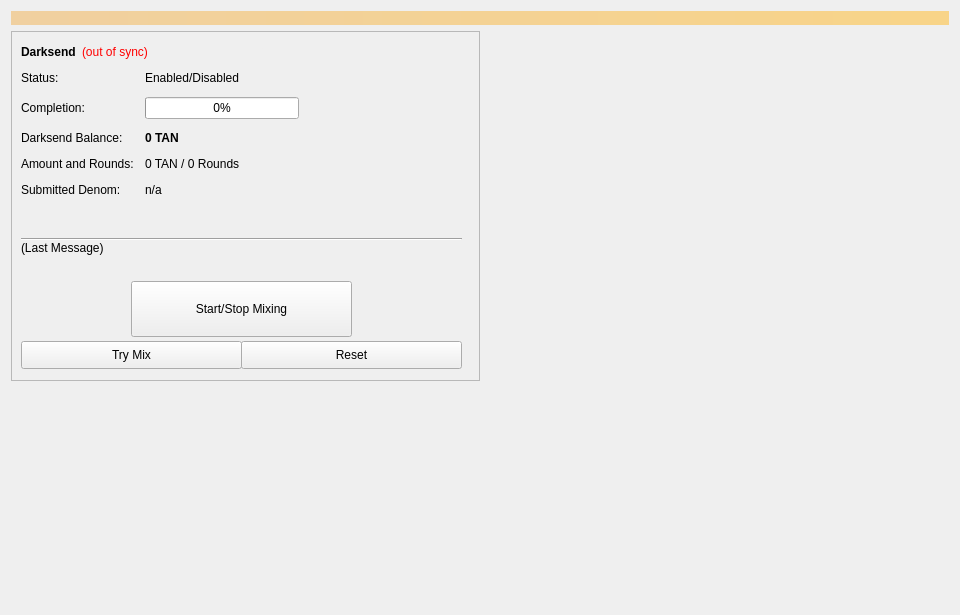
<?xml version="1.0" encoding="UTF-8"?>
<ui version="4.0">
 <class>Coinmix</class>
 <widget class="QWidget" name="Coinmix">
  <property name="geometry">
   <rect>
    <x>0</x>
    <y>0</y>
    <width>960</width>
    <height>615</height>
   </rect>
  </property>
  <property name="minimumSize">
   <size>
    <width>960</width>
    <height>0</height>
   </size>
  </property>
  <property name="windowTitle">
   <string>Form</string>
  </property>
  <layout class="QVBoxLayout" name="topLayout">
   <item>
    <widget class="QLabel" name="labelAlerts">
     <property name="visible">
      <bool>false</bool>
     </property>
     <property name="styleSheet">
      <string notr="true">background-color: qlineargradient(x1: 0, y1: 0, x2: 1, y2: 0, stop:0 #F0D0A0, stop:1 #F8D488); color:#000000;</string>
     </property>
     <property name="wordWrap">
      <bool>true</bool>
     </property>
     <property name="margin">
      <number>3</number>
     </property>
    </widget>
   </item>
   <item>
    <layout class="QHBoxLayout" name="horizontalLayout" stretch="1,1">
     <item>
      <layout class="QVBoxLayout" name="verticalLayout_2">
       <item>
        <widget class="QFrame" name="frameDarksend">
         <property name="minimumSize">
          <size>
           <width>0</width>
           <height>350</height>
          </size>
         </property>
         <property name="layoutDirection">
          <enum>Qt::LeftToRight</enum>
         </property>
         <property name="frameShape">
          <enum>QFrame::StyledPanel</enum>
         </property>
         <property name="frameShadow">
          <enum>QFrame::Raised</enum>
         </property>
         <widget class="QWidget" name="formLayoutWidget">
          <property name="geometry">
           <rect>
            <x>10</x>
            <y>40</y>
            <width>451</width>
            <height>161</height>
           </rect>
          </property>
          <layout class="QFormLayout" name="formLayout">
           <property name="fieldGrowthPolicy">
            <enum>QFormLayout::AllNonFixedFieldsGrow</enum>
           </property>
           <property name="horizontalSpacing">
            <number>11</number>
           </property>
           <property name="verticalSpacing">
            <number>12</number>
           </property>
           <item row="0" column="0">
            <widget class="QLabel" name="label_6">
             <property name="text">
              <string>Status:</string>
             </property>
            </widget>
           </item>
           <item row="1" column="0">
            <widget class="QLabel" name="label_7">
             <property name="text">
              <string>Completion:</string>
             </property>
            </widget>
           </item>
           <item row="1" column="1">
            <widget class="QProgressBar" name="DarksendProgress">
             <property name="maximumSize">
              <size>
               <width>154</width>
               <height>16777215</height>
              </size>
             </property>
             <property name="value">
              <number>0</number>
             </property>
            </widget>
           </item>
           <item row="2" column="0">
            <widget class="QLabel" name="labelAnonymizedText">
             <property name="text">
              <string>Darksend Balance:</string>
             </property>
            </widget>
           </item>
           <item row="2" column="1">
            <widget class="QLabel" name="labelAnonymized">
             <property name="font">
              <font>
               <weight>75</weight>
               <bold>true</bold>
              </font>
             </property>
             <property name="text">
              <string notr="true">0 TAN</string>
             </property>
            </widget>
           </item>
           <item row="3" column="0">
            <widget class="QLabel" name="label_8">
             <property name="text">
              <string>Amount and Rounds:</string>
             </property>
            </widget>
           </item>
           <item row="3" column="1">
            <widget class="QLabel" name="labelAmountRounds">
             <property name="text">
              <string>0 TAN / 0 Rounds</string>
             </property>
            </widget>
           </item>
           <item row="4" column="0">
            <widget class="QLabel" name="label_9">
             <property name="text">
              <string>Submitted Denom:</string>
             </property>
            </widget>
           </item>
           <item row="4" column="1">
            <widget class="QLabel" name="labelSubmittedDenom">
             <property name="toolTip">
              <string>The denominations you submitted to the Masternode.&lt;br&gt;To mix, other users must submit the exact same denominations.</string>
             </property>
             <property name="text">
              <string>n/a</string>
             </property>
            </widget>
           </item>
           <item row="0" column="1">
            <widget class="QLabel" name="DarksendEnabled">
             <property name="text">
              <string>Enabled/Disabled</string>
             </property>
            </widget>
           </item>
          </layout>
         </widget>
         <widget class="QPushButton" name="runAutoDenom">
          <property name="geometry">
           <rect>
            <x>251</x>
            <y>17</y>
            <width>1</width>
            <height>1</height>
           </rect>
          </property>
          <property name="palette">
           <palette>
            <active>
             <colorrole role="WindowText">
              <brush brushstyle="SolidPattern">
               <color alpha="255">
                <red>0</red>
                <green>0</green>
                <blue>0</blue>
               </color>
              </brush>
             </colorrole>
             <colorrole role="Button">
              <brush brushstyle="SolidPattern">
               <color alpha="255">
                <red>239</red>
                <green>238</green>
                <blue>238</blue>
               </color>
              </brush>
             </colorrole>
             <colorrole role="Light">
              <brush brushstyle="SolidPattern">
               <color alpha="255">
                <red>255</red>
                <green>255</green>
                <blue>255</blue>
               </color>
              </brush>
             </colorrole>
             <colorrole role="Midlight">
              <brush brushstyle="SolidPattern">
               <color alpha="255">
                <red>247</red>
                <green>246</green>
                <blue>246</blue>
               </color>
              </brush>
             </colorrole>
             <colorrole role="Dark">
              <brush brushstyle="SolidPattern">
               <color alpha="255">
                <red>119</red>
                <green>119</green>
                <blue>119</blue>
               </color>
              </brush>
             </colorrole>
             <colorrole role="Mid">
              <brush brushstyle="SolidPattern">
               <color alpha="255">
                <red>159</red>
                <green>159</green>
                <blue>159</blue>
               </color>
              </brush>
             </colorrole>
             <colorrole role="Text">
              <brush brushstyle="SolidPattern">
               <color alpha="255">
                <red>0</red>
                <green>0</green>
                <blue>0</blue>
               </color>
              </brush>
             </colorrole>
             <colorrole role="BrightText">
              <brush brushstyle="SolidPattern">
               <color alpha="255">
                <red>255</red>
                <green>255</green>
                <blue>255</blue>
               </color>
              </brush>
             </colorrole>
             <colorrole role="ButtonText">
              <brush brushstyle="SolidPattern">
               <color alpha="255">
                <red>0</red>
                <green>0</green>
                <blue>0</blue>
               </color>
              </brush>
             </colorrole>
             <colorrole role="Base">
              <brush brushstyle="SolidPattern">
               <color alpha="255">
                <red>255</red>
                <green>255</green>
                <blue>255</blue>
               </color>
              </brush>
             </colorrole>
             <colorrole role="Window">
              <brush brushstyle="SolidPattern">
               <color alpha="255">
                <red>239</red>
                <green>238</green>
                <blue>238</blue>
               </color>
              </brush>
             </colorrole>
             <colorrole role="Shadow">
              <brush brushstyle="SolidPattern">
               <color alpha="255">
                <red>0</red>
                <green>0</green>
                <blue>0</blue>
               </color>
              </brush>
             </colorrole>
             <colorrole role="AlternateBase">
              <brush brushstyle="SolidPattern">
               <color alpha="255">
                <red>247</red>
                <green>246</green>
                <blue>246</blue>
               </color>
              </brush>
             </colorrole>
             <colorrole role="ToolTipBase">
              <brush brushstyle="SolidPattern">
               <color alpha="255">
                <red>255</red>
                <green>255</green>
                <blue>220</blue>
               </color>
              </brush>
             </colorrole>
             <colorrole role="ToolTipText">
              <brush brushstyle="SolidPattern">
               <color alpha="255">
                <red>0</red>
                <green>0</green>
                <blue>0</blue>
               </color>
              </brush>
             </colorrole>
            </active>
            <inactive>
             <colorrole role="WindowText">
              <brush brushstyle="SolidPattern">
               <color alpha="255">
                <red>0</red>
                <green>0</green>
                <blue>0</blue>
               </color>
              </brush>
             </colorrole>
             <colorrole role="Button">
              <brush brushstyle="SolidPattern">
               <color alpha="255">
                <red>239</red>
                <green>238</green>
                <blue>238</blue>
               </color>
              </brush>
             </colorrole>
             <colorrole role="Light">
              <brush brushstyle="SolidPattern">
               <color alpha="255">
                <red>255</red>
                <green>255</green>
                <blue>255</blue>
               </color>
              </brush>
             </colorrole>
             <colorrole role="Midlight">
              <brush brushstyle="SolidPattern">
               <color alpha="255">
                <red>247</red>
                <green>246</green>
                <blue>246</blue>
               </color>
              </brush>
             </colorrole>
             <colorrole role="Dark">
              <brush brushstyle="SolidPattern">
               <color alpha="255">
                <red>119</red>
                <green>119</green>
                <blue>119</blue>
               </color>
              </brush>
             </colorrole>
             <colorrole role="Mid">
              <brush brushstyle="SolidPattern">
               <color alpha="255">
                <red>159</red>
                <green>159</green>
                <blue>159</blue>
               </color>
              </brush>
             </colorrole>
             <colorrole role="Text">
              <brush brushstyle="SolidPattern">
               <color alpha="255">
                <red>0</red>
                <green>0</green>
                <blue>0</blue>
               </color>
              </brush>
             </colorrole>
             <colorrole role="BrightText">
              <brush brushstyle="SolidPattern">
               <color alpha="255">
                <red>255</red>
                <green>255</green>
                <blue>255</blue>
               </color>
              </brush>
             </colorrole>
             <colorrole role="ButtonText">
              <brush brushstyle="SolidPattern">
               <color alpha="255">
                <red>0</red>
                <green>0</green>
                <blue>0</blue>
               </color>
              </brush>
             </colorrole>
             <colorrole role="Base">
              <brush brushstyle="SolidPattern">
               <color alpha="255">
                <red>255</red>
                <green>255</green>
                <blue>255</blue>
               </color>
              </brush>
             </colorrole>
             <colorrole role="Window">
              <brush brushstyle="SolidPattern">
               <color alpha="255">
                <red>239</red>
                <green>238</green>
                <blue>238</blue>
               </color>
              </brush>
             </colorrole>
             <colorrole role="Shadow">
              <brush brushstyle="SolidPattern">
               <color alpha="255">
                <red>0</red>
                <green>0</green>
                <blue>0</blue>
               </color>
              </brush>
             </colorrole>
             <colorrole role="AlternateBase">
              <brush brushstyle="SolidPattern">
               <color alpha="255">
                <red>247</red>
                <green>246</green>
                <blue>246</blue>
               </color>
              </brush>
             </colorrole>
             <colorrole role="ToolTipBase">
              <brush brushstyle="SolidPattern">
               <color alpha="255">
                <red>255</red>
                <green>255</green>
                <blue>220</blue>
               </color>
              </brush>
             </colorrole>
             <colorrole role="ToolTipText">
              <brush brushstyle="SolidPattern">
               <color alpha="255">
                <red>0</red>
                <green>0</green>
                <blue>0</blue>
               </color>
              </brush>
             </colorrole>
            </inactive>
            <disabled>
             <colorrole role="WindowText">
              <brush brushstyle="SolidPattern">
               <color alpha="255">
                <red>119</red>
                <green>119</green>
                <blue>119</blue>
               </color>
              </brush>
             </colorrole>
             <colorrole role="Button">
              <brush brushstyle="SolidPattern">
               <color alpha="255">
                <red>239</red>
                <green>238</green>
                <blue>238</blue>
               </color>
              </brush>
             </colorrole>
             <colorrole role="Light">
              <brush brushstyle="SolidPattern">
               <color alpha="255">
                <red>255</red>
                <green>255</green>
                <blue>255</blue>
               </color>
              </brush>
             </colorrole>
             <colorrole role="Midlight">
              <brush brushstyle="SolidPattern">
               <color alpha="255">
                <red>247</red>
                <green>246</green>
                <blue>246</blue>
               </color>
              </brush>
             </colorrole>
             <colorrole role="Dark">
              <brush brushstyle="SolidPattern">
               <color alpha="255">
                <red>119</red>
                <green>119</green>
                <blue>119</blue>
               </color>
              </brush>
             </colorrole>
             <colorrole role="Mid">
              <brush brushstyle="SolidPattern">
               <color alpha="255">
                <red>159</red>
                <green>159</green>
                <blue>159</blue>
               </color>
              </brush>
             </colorrole>
             <colorrole role="Text">
              <brush brushstyle="SolidPattern">
               <color alpha="255">
                <red>119</red>
                <green>119</green>
                <blue>119</blue>
               </color>
              </brush>
             </colorrole>
             <colorrole role="BrightText">
              <brush brushstyle="SolidPattern">
               <color alpha="255">
                <red>255</red>
                <green>255</green>
                <blue>255</blue>
               </color>
              </brush>
             </colorrole>
             <colorrole role="ButtonText">
              <brush brushstyle="SolidPattern">
               <color alpha="255">
                <red>119</red>
                <green>119</green>
                <blue>119</blue>
               </color>
              </brush>
             </colorrole>
             <colorrole role="Base">
              <brush brushstyle="SolidPattern">
               <color alpha="255">
                <red>239</red>
                <green>238</green>
                <blue>238</blue>
               </color>
              </brush>
             </colorrole>
             <colorrole role="Window">
              <brush brushstyle="SolidPattern">
               <color alpha="255">
                <red>239</red>
                <green>238</green>
                <blue>238</blue>
               </color>
              </brush>
             </colorrole>
             <colorrole role="Shadow">
              <brush brushstyle="SolidPattern">
               <color alpha="255">
                <red>0</red>
                <green>0</green>
                <blue>0</blue>
               </color>
              </brush>
             </colorrole>
             <colorrole role="AlternateBase">
              <brush brushstyle="SolidPattern">
               <color alpha="255">
                <red>239</red>
                <green>238</green>
                <blue>238</blue>
               </color>
              </brush>
             </colorrole>
             <colorrole role="ToolTipBase">
              <brush brushstyle="SolidPattern">
               <color alpha="255">
                <red>255</red>
                <green>255</green>
                <blue>220</blue>
               </color>
              </brush>
             </colorrole>
             <colorrole role="ToolTipText">
              <brush brushstyle="SolidPattern">
               <color alpha="255">
                <red>0</red>
                <green>0</green>
                <blue>0</blue>
               </color>
              </brush>
             </colorrole>
            </disabled>
           </palette>
          </property>
          <property name="focusPolicy">
           <enum>Qt::NoFocus</enum>
          </property>
          <property name="autoFillBackground">
           <bool>true</bool>
          </property>
          <property name="text">
           <string/>
          </property>
          <property name="flat">
           <bool>true</bool>
          </property>
         </widget>
         <widget class="QPushButton" name="toggleDarksend">
          <property name="geometry">
           <rect>
            <x>120</x>
            <y>250</y>
            <width>221</width>
            <height>56</height>
           </rect>
          </property>
          <property name="sizePolicy">
           <sizepolicy hsizetype="MinimumExpanding" vsizetype="Fixed">
            <horstretch>0</horstretch>
            <verstretch>0</verstretch>
           </sizepolicy>
          </property>
          <property name="text">
           <string>Start/Stop Mixing</string>
          </property>
         </widget>
         <widget class="Line" name="lineLastMessage">
          <property name="geometry">
           <rect>
            <x>10</x>
            <y>200</y>
            <width>441</width>
            <height>16</height>
           </rect>
          </property>
          <property name="orientation">
           <enum>Qt::Horizontal</enum>
          </property>
         </widget>
         <widget class="QLabel" name="DarksendStatus">
          <property name="geometry">
           <rect>
            <x>10</x>
            <y>210</y>
            <width>451</width>
            <height>43</height>
           </rect>
          </property>
          <property name="minimumSize">
           <size>
            <width>288</width>
            <height>43</height>
           </size>
          </property>
          <property name="text">
           <string>(Last Message)</string>
          </property>
          <property name="alignment">
           <set>Qt::AlignLeading|Qt::AlignLeft|Qt::AlignTop</set>
          </property>
          <property name="wordWrap">
           <bool>true</bool>
          </property>
         </widget>
         <widget class="QPushButton" name="DarksendAuto">
          <property name="geometry">
           <rect>
            <x>10</x>
            <y>310</y>
            <width>221</width>
            <height>28</height>
           </rect>
          </property>
          <property name="sizePolicy">
           <sizepolicy hsizetype="MinimumExpanding" vsizetype="Fixed">
            <horstretch>0</horstretch>
            <verstretch>0</verstretch>
           </sizepolicy>
          </property>
          <property name="toolTip">
           <string>Try to manually submit a Darksend request.</string>
          </property>
          <property name="text">
           <string>Try Mix</string>
          </property>
         </widget>
         <widget class="QPushButton" name="DarksendReset">
          <property name="geometry">
           <rect>
            <x>230</x>
            <y>310</y>
            <width>221</width>
            <height>28</height>
           </rect>
          </property>
          <property name="sizePolicy">
           <sizepolicy hsizetype="MinimumExpanding" vsizetype="Fixed">
            <horstretch>0</horstretch>
            <verstretch>0</verstretch>
           </sizepolicy>
          </property>
          <property name="toolTip">
           <string>Reset the current status of Darksend (can interrupt Darksend if it's in the process of Mixing, which can cost you money!)</string>
          </property>
          <property name="autoFillBackground">
           <bool>false</bool>
          </property>
          <property name="text">
           <string>Reset</string>
          </property>
         </widget>
         <widget class="QWidget" name="layoutWidget">
          <property name="geometry">
           <rect>
            <x>10</x>
            <y>10</y>
            <width>431</width>
            <height>22</height>
           </rect>
          </property>
          <layout class="QHBoxLayout" name="horizontalLayout_5">
           <item>
            <widget class="QLabel" name="label_2">
             <property name="font">
              <font>
               <weight>75</weight>
               <bold>true</bold>
              </font>
             </property>
             <property name="text">
              <string>Darksend</string>
             </property>
            </widget>
           </item>
           <item>
            <widget class="QLabel" name="labelDarksendSyncStatus">
             <property name="toolTip">
              <string>The displayed information may be out of date. Your wallet automatically synchronizes with the TAN network after a connection is established, but this process has not completed yet.</string>
             </property>
             <property name="styleSheet">
              <string notr="true">QLabel { color: red; }</string>
             </property>
             <property name="text">
              <string notr="true">(out of sync)</string>
             </property>
             <property name="alignment">
              <set>Qt::AlignLeading|Qt::AlignLeft|Qt::AlignVCenter</set>
             </property>
            </widget>
           </item>
           <item>
            <spacer name="horizontalSpacer_4">
             <property name="orientation">
              <enum>Qt::Horizontal</enum>
             </property>
             <property name="sizeHint" stdset="0">
              <size>
               <width>40</width>
               <height>20</height>
              </size>
             </property>
            </spacer>
           </item>
          </layout>
         </widget>
        </widget>
       </item>
       <item>
        <spacer name="verticalSpacer">
         <property name="orientation">
          <enum>Qt::Vertical</enum>
         </property>
         <property name="sizeHint" stdset="0">
          <size>
           <width>20</width>
           <height>40</height>
          </size>
         </property>
        </spacer>
       </item>
      </layout>
     </item>
     <item>
      <layout class="QVBoxLayout" name="verticalLayout_3">
       <item>
        <spacer name="verticalSpacer_2">
         <property name="orientation">
          <enum>Qt::Vertical</enum>
         </property>
         <property name="sizeType">
          <enum>QSizePolicy::Expanding</enum>
         </property>
         <property name="sizeHint" stdset="0">
          <size>
           <width>20</width>
           <height>40</height>
          </size>
         </property>
        </spacer>
       </item>
      </layout>
     </item>
    </layout>
   </item>
  </layout>
 </widget>
 <resources/>
 <connections/>
</ui>
